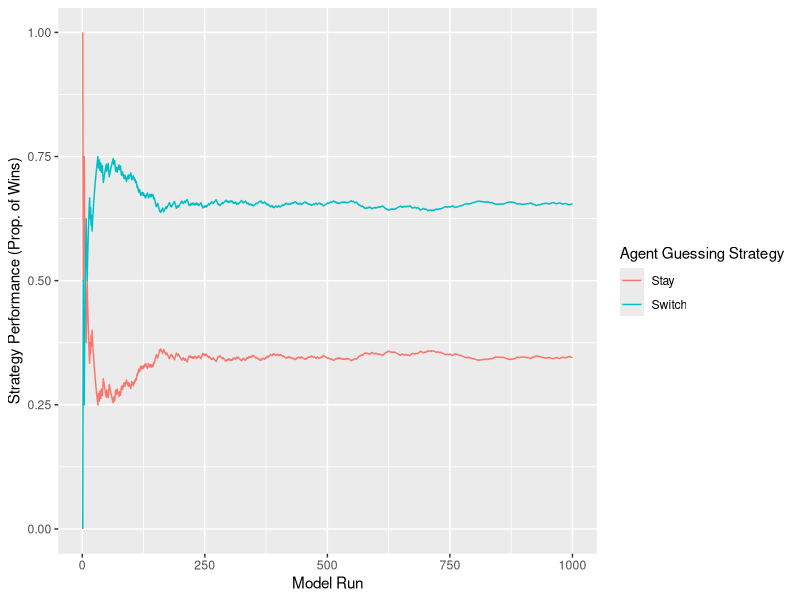

The R script that drew this image:
## ---- chunk 1
knitr::opts_chunk$set(echo = TRUE)
## ---- chunk 2

library(ggplot2)

## ---- chunk 3

#Model Loops#
#Number of times to repeat the model
modelLoops<-1000

## ---- chunk 4


#Create a blank dataframe to store model results
results<-data.frame("stay"=rep(NA,modelLoops),"switch"=NA)

for (loop in 1:modelLoops) {
  
  #Setup#
  
  #Generate the door numbers
  number <- 1:3
  
  #Generate the prizes
  prizes <- c("car", "goat", "goat")
  
  #Randomly scramble the prize vector
  prizes <- sample(prizes, 3)
  
  #Generate the doors
  doors <- data.frame(number, prizes)
  
  
  
  #Guess#
  
  #Have the agent make an initial door guess
  startGuess <- sample(doors$number, 1)
  
  
  
  #Reveal Goat#
  
  #First identify which doors conceal a goat
  reveal <- doors$number[doors$prizes == "goat"]
  
  #If applicable, remove the agent's guess from the reveal options
  reveal <- reveal[reveal != startGuess]
  
  
  #If there is more than one revealable door...
  if (length(reveal) > 1) {
    #Then choose one of the doors to reveal at random
    reveal <- sample(reveal, 1)
  }
  
  
  
  #Stay/Switch#
  
  #Create a variable reflecting the agent's original guess
  stayGuess <- startGuess
  
  #Have the agent guess the door they did not originally guess and Monty did not reveal
  switchGuess <- doors$number[!(doors$number %in% c(stayGuess, reveal))]
  
  
  
  #Reveal Car#
  
  #Determine the prize when the agent switches their guess
  stayResult <- doors$prizes[stayGuess == doors$number]
  
  #Determine the prize when the agent switches their guess
  switchResult <- doors$prizes[switchGuess == doors$number]
  
  #Save the results of staying to the results dataframe
  results$stay[loop]<-stayResult
  
  #Save the results of switching to the results dataframe
  results$switch[loop]<-switchResult
}



## ---- chunk 5

#Converts cars to 1 and goats to 0
results<-ifelse(results=="car",1,0)

#Create a dataframe to plot model results
plotData<-data.frame("run"=1:modelLoops,
                     "strategy"=rep(c("Stay","Switch"),
                                    each=modelLoops),
                     "outcome"=c(cumsum(results[,1])/1:modelLoops,
                                 cumsum(results[,2])/1:modelLoops))


resultsPlot<-ggplot(data=plotData,
                    aes(x=run,
                        y=outcome,
                        color=strategy)
                    )+
  labs(x="Model Run",
       y="Strategy Performance (Prop. of Wins)",
       color="Agent Guessing Strategy")+
  geom_line()

resultsPlot


